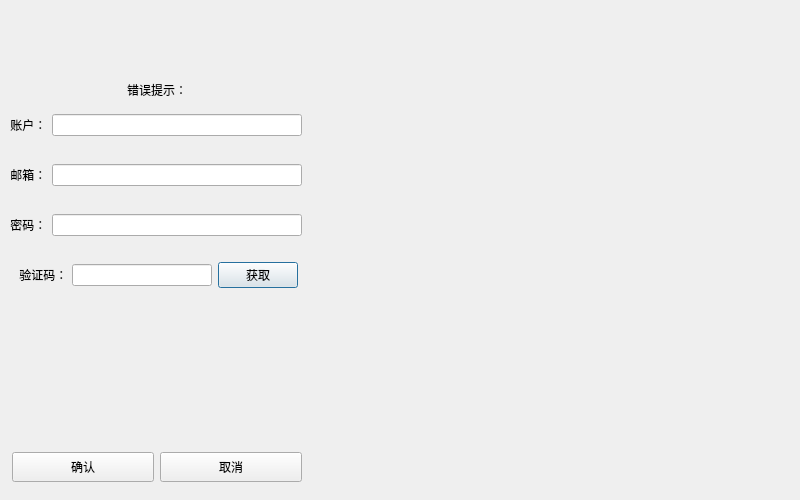
<?xml version="1.0" encoding="UTF-8"?>
<ui version="4.0">
 <class>RegisterDialog</class>
 <widget class="QDialog" name="RegisterDialog">
  <property name="geometry">
   <rect>
    <x>0</x>
    <y>0</y>
    <width>800</width>
    <height>500</height>
   </rect>
  </property>
  <property name="maximumSize">
   <size>
    <width>800</width>
    <height>500</height>
   </size>
  </property>
  <property name="windowTitle">
   <string>Dialog</string>
  </property>
  <layout class="QHBoxLayout" name="horizontalLayout">
   <property name="spacing">
    <number>0</number>
   </property>
   <property name="leftMargin">
    <number>0</number>
   </property>
   <property name="topMargin">
    <number>0</number>
   </property>
   <property name="rightMargin">
    <number>0</number>
   </property>
   <property name="bottomMargin">
    <number>0</number>
   </property>
   <item>
    <widget class="QWidget" name="widget" native="true">
     <property name="maximumSize">
      <size>
       <width>500</width>
       <height>500</height>
      </size>
     </property>
     <layout class="QVBoxLayout" name="verticalLayout_2">
      <property name="spacing">
       <number>0</number>
      </property>
      <property name="leftMargin">
       <number>0</number>
      </property>
      <property name="topMargin">
       <number>0</number>
      </property>
      <property name="rightMargin">
       <number>0</number>
      </property>
      <property name="bottomMargin">
       <number>0</number>
      </property>
      <item>
       <widget class="QLabel" name="label">
        <property name="text">
         <string/>
        </property>
        <property name="pixmap">
         <pixmap resource="rc.qrc">:/res/LoginBG.png</pixmap>
        </property>
        <property name="scaledContents">
         <bool>false</bool>
        </property>
        <property name="alignment">
         <set>Qt::AlignCenter</set>
        </property>
        <property name="wordWrap">
         <bool>false</bool>
        </property>
       </widget>
      </item>
     </layout>
    </widget>
   </item>
   <item>
    <widget class="QStackedWidget" name="stackedWidget">
     <property name="currentIndex">
      <number>0</number>
     </property>
     <widget class="QWidget" name="page">
      <layout class="QVBoxLayout" name="verticalLayout_3">
       <property name="spacing">
        <number>0</number>
       </property>
       <property name="leftMargin">
        <number>0</number>
       </property>
       <property name="topMargin">
        <number>0</number>
       </property>
       <property name="rightMargin">
        <number>0</number>
       </property>
       <property name="bottomMargin">
        <number>0</number>
       </property>
       <item>
        <widget class="QWidget" name="widget_2" native="true">
         <property name="minimumSize">
          <size>
           <width>300</width>
           <height>0</height>
          </size>
         </property>
         <property name="maximumSize">
          <size>
           <width>300</width>
           <height>16777215</height>
          </size>
         </property>
         <layout class="QVBoxLayout" name="verticalLayout">
          <property name="spacing">
           <number>0</number>
          </property>
          <property name="leftMargin">
           <number>0</number>
          </property>
          <property name="topMargin">
           <number>80</number>
          </property>
          <property name="rightMargin">
           <number>0</number>
          </property>
          <property name="bottomMargin">
           <number>8</number>
          </property>
          <item>
           <widget class="QWidget" name="widget_8" native="true">
            <property name="minimumSize">
             <size>
              <width>0</width>
              <height>20</height>
             </size>
            </property>
            <layout class="QHBoxLayout" name="horizontalLayout_7">
             <property name="spacing">
              <number>0</number>
             </property>
             <property name="leftMargin">
              <number>0</number>
             </property>
             <property name="topMargin">
              <number>0</number>
             </property>
             <property name="rightMargin">
              <number>0</number>
             </property>
             <property name="bottomMargin">
              <number>0</number>
             </property>
             <item>
              <widget class="QLabel" name="err_tip">
               <property name="text">
                <string>错误提示：</string>
               </property>
               <property name="alignment">
                <set>Qt::AlignCenter</set>
               </property>
              </widget>
             </item>
            </layout>
           </widget>
          </item>
          <item>
           <widget class="QWidget" name="widget_3" native="true">
            <property name="sizePolicy">
             <sizepolicy hsizetype="MinimumExpanding" vsizetype="Preferred">
              <horstretch>0</horstretch>
              <verstretch>0</verstretch>
             </sizepolicy>
            </property>
            <property name="minimumSize">
             <size>
              <width>0</width>
              <height>50</height>
             </size>
            </property>
            <layout class="QHBoxLayout" name="horizontalLayout_2">
             <property name="spacing">
              <number>0</number>
             </property>
             <property name="leftMargin">
              <number>0</number>
             </property>
             <property name="topMargin">
              <number>0</number>
             </property>
             <property name="rightMargin">
              <number>5</number>
             </property>
             <property name="bottomMargin">
              <number>0</number>
             </property>
             <item>
              <widget class="QLabel" name="user_label">
               <property name="sizePolicy">
                <sizepolicy hsizetype="Minimum" vsizetype="Preferred">
                 <horstretch>0</horstretch>
                 <verstretch>0</verstretch>
                </sizepolicy>
               </property>
               <property name="maximumSize">
                <size>
                 <width>50</width>
                 <height>16777215</height>
                </size>
               </property>
               <property name="text">
                <string> 账户：</string>
               </property>
              </widget>
             </item>
             <item>
              <widget class="QLineEdit" name="user_edit">
               <property name="sizePolicy">
                <sizepolicy hsizetype="Expanding" vsizetype="Fixed">
                 <horstretch>0</horstretch>
                 <verstretch>0</verstretch>
                </sizepolicy>
               </property>
               <property name="maximumSize">
                <size>
                 <width>250</width>
                 <height>16777215</height>
                </size>
               </property>
              </widget>
             </item>
            </layout>
           </widget>
          </item>
          <item>
           <widget class="QWidget" name="widget_7" native="true">
            <property name="minimumSize">
             <size>
              <width>0</width>
              <height>50</height>
             </size>
            </property>
            <layout class="QHBoxLayout" name="horizontalLayout_6">
             <property name="spacing">
              <number>0</number>
             </property>
             <property name="leftMargin">
              <number>0</number>
             </property>
             <property name="topMargin">
              <number>0</number>
             </property>
             <property name="rightMargin">
              <number>5</number>
             </property>
             <property name="bottomMargin">
              <number>0</number>
             </property>
             <item>
              <widget class="QLabel" name="email_label">
               <property name="text">
                <string> 邮箱：</string>
               </property>
              </widget>
             </item>
             <item>
              <widget class="QLineEdit" name="email_edit">
               <property name="maximumSize">
                <size>
                 <width>250</width>
                 <height>16777215</height>
                </size>
               </property>
              </widget>
             </item>
            </layout>
           </widget>
          </item>
          <item>
           <widget class="QWidget" name="widget_4" native="true">
            <property name="sizePolicy">
             <sizepolicy hsizetype="MinimumExpanding" vsizetype="Preferred">
              <horstretch>0</horstretch>
              <verstretch>0</verstretch>
             </sizepolicy>
            </property>
            <property name="minimumSize">
             <size>
              <width>0</width>
              <height>50</height>
             </size>
            </property>
            <layout class="QHBoxLayout" name="horizontalLayout_3">
             <property name="spacing">
              <number>0</number>
             </property>
             <property name="leftMargin">
              <number>0</number>
             </property>
             <property name="topMargin">
              <number>0</number>
             </property>
             <property name="rightMargin">
              <number>5</number>
             </property>
             <property name="bottomMargin">
              <number>0</number>
             </property>
             <item>
              <widget class="QLabel" name="pass_label">
               <property name="sizePolicy">
                <sizepolicy hsizetype="Minimum" vsizetype="Preferred">
                 <horstretch>0</horstretch>
                 <verstretch>0</verstretch>
                </sizepolicy>
               </property>
               <property name="maximumSize">
                <size>
                 <width>50</width>
                 <height>16777215</height>
                </size>
               </property>
               <property name="text">
                <string> 密码：</string>
               </property>
              </widget>
             </item>
             <item>
              <widget class="QLineEdit" name="pass_edit">
               <property name="maximumSize">
                <size>
                 <width>250</width>
                 <height>16777215</height>
                </size>
               </property>
              </widget>
             </item>
            </layout>
           </widget>
          </item>
          <item>
           <widget class="QWidget" name="widget_6" native="true">
            <property name="minimumSize">
             <size>
              <width>0</width>
              <height>50</height>
             </size>
            </property>
            <layout class="QHBoxLayout" name="horizontalLayout_5">
             <item>
              <widget class="QLabel" name="varify_label">
               <property name="maximumSize">
                <size>
                 <width>50</width>
                 <height>16777215</height>
                </size>
               </property>
               <property name="text">
                <string> 验证码：</string>
               </property>
              </widget>
             </item>
             <item>
              <widget class="QLineEdit" name="varify_edit">
               <property name="maximumSize">
                <size>
                 <width>180</width>
                 <height>16777215</height>
                </size>
               </property>
              </widget>
             </item>
             <item>
              <widget class="TimerBtn" name="get_code">
               <property name="text">
                <string>获取</string>
               </property>
              </widget>
             </item>
            </layout>
           </widget>
          </item>
          <item>
           <spacer name="verticalSpacer">
            <property name="orientation">
             <enum>Qt::Vertical</enum>
            </property>
            <property name="sizeHint" stdset="0">
             <size>
              <width>20</width>
              <height>40</height>
             </size>
            </property>
           </spacer>
          </item>
          <item>
           <widget class="QWidget" name="widget_5" native="true">
            <property name="minimumSize">
             <size>
              <width>0</width>
              <height>50</height>
             </size>
            </property>
            <layout class="QHBoxLayout" name="horizontalLayout_4">
             <property name="leftMargin">
              <number>5</number>
             </property>
             <property name="topMargin">
              <number>0</number>
             </property>
             <property name="rightMargin">
              <number>5</number>
             </property>
             <property name="bottomMargin">
              <number>0</number>
             </property>
             <item>
              <widget class="QPushButton" name="confirm_btn">
               <property name="minimumSize">
                <size>
                 <width>0</width>
                 <height>30</height>
                </size>
               </property>
               <property name="text">
                <string>确认</string>
               </property>
              </widget>
             </item>
             <item>
              <widget class="QPushButton" name="cancel_btn">
               <property name="minimumSize">
                <size>
                 <width>0</width>
                 <height>30</height>
                </size>
               </property>
               <property name="text">
                <string>取消</string>
               </property>
              </widget>
             </item>
            </layout>
           </widget>
          </item>
         </layout>
        </widget>
       </item>
      </layout>
     </widget>
     <widget class="QWidget" name="page_2"/>
    </widget>
   </item>
  </layout>
 </widget>
 <customwidgets>
  <customwidget>
   <class>TimerBtn</class>
   <extends>QPushButton</extends>
   <header>timerbtn.h</header>
  </customwidget>
 </customwidgets>
 <resources>
  <include location="rc.qrc"/>
 </resources>
 <connections/>
</ui>
